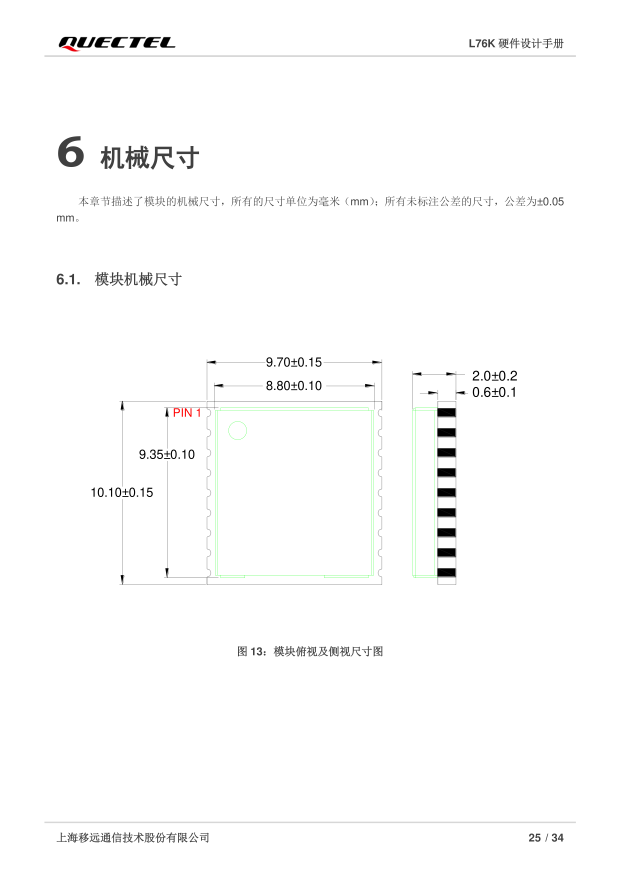
#> input picture ST909B-4G/Datasheet/pdf_render/C2916234_p26_300dpi.png, 2481 x 3508 px, found by its file name (shown at 1/4 size)
$ python p26_bumps.py
#> lines starting #> are read from the running program, lines starting #| are printed output that depends on the picture; after the words box and inside, x2 and y2 are one past the last pixel; in counts of white or black regions, pixels touching at a corner belong together
# Measure castellation bump positions on left/right edges of L76K top view + 8.80 dim lines.
import numpy as np
from PIL import Image
from scipy import ndimage

im = Image.open(r'D:\Tracker\ST909B-4G\Datasheet\pdf_render\C2916234_p26_300dpi.png').convert('RGB')
#> im is the input picture: PIL image 2481x3508 RGB; mean R, G, B 251.6, 251.7, 251.6
a = np.array(im).astype(int)
R, G, B = a[..., 0], a[..., 1], a[..., 2]
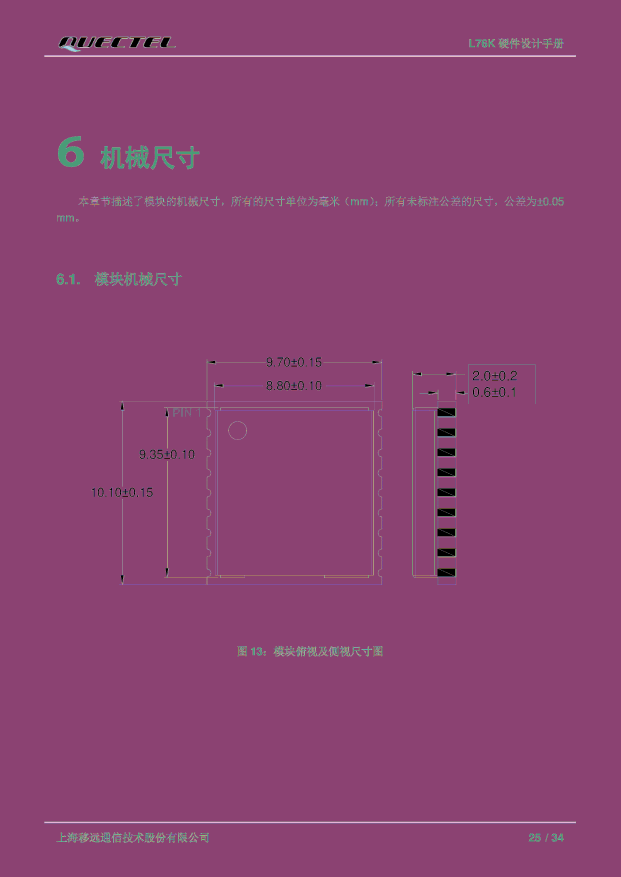
#> R: shape (3508, 2481) int64 (shown at 1/4 size); 256 distinct labels, from 0 to 255; one colour per label, 0 black
#> G: shape (3508, 2481) int64; 256 distinct labels, from 0 to 255
#> B: shape (3508, 2481) int64; 256 distinct labels, from 0 to 255
black = (R < 100) & (G < 100) & (B < 100)
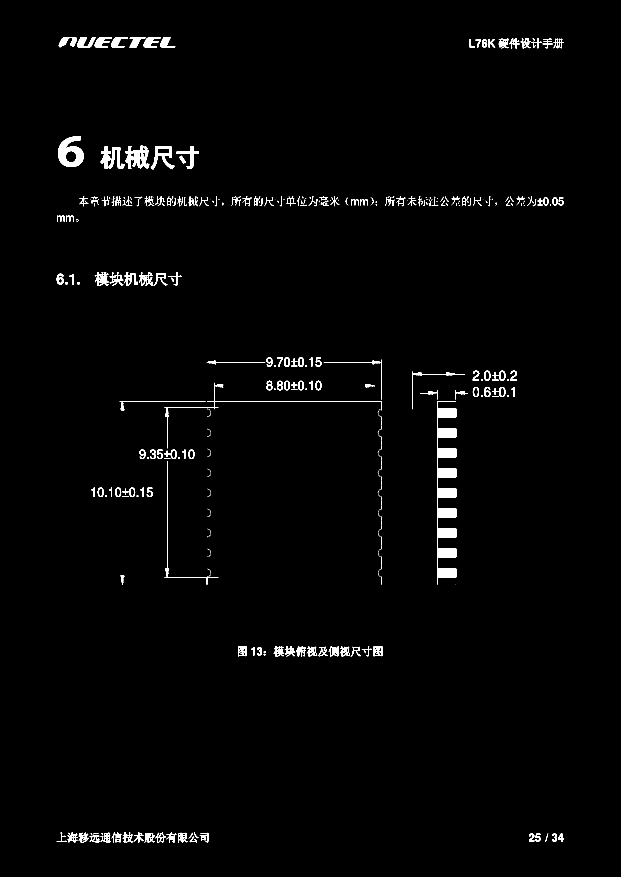
#> black: shape (3508, 2481) bool (shown at 1/4 size); 1.2% white; 712 white regions (424 under 20 px), largest, box (x1, y1, x2, y2) and area: (1750, 1604, 1825, 2339) 23659, (233, 545, 335, 668) 7071, (502, 583, 597, 676) 4429
green = (G > 120) & (R < 120) & (B < 120)
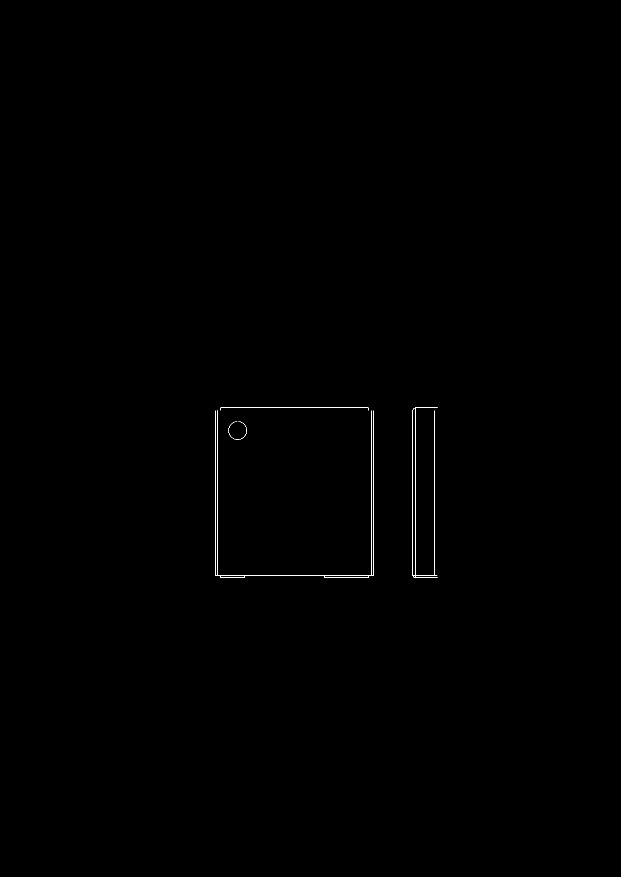
#> green: shape (3508, 2481) bool (shown at 1/4 size); 0.08% white in thin lines or dots, all inside (x1, y1, x2, y2) = (860, 1631, 1751, 2312)

SX = 636 / 9.70   # px/mm, module TL at (860, 1631)
SY = 680 / 10.10
X0, Y0 = 860, 1631
def mx(i): return i / SX
def my(i): return i / SY

# --- left edge bumps: black comps in region x [820..875] (module edge at 860), y [1600..2360]
reg = black[1600:2360, 815:876]
#> reg: shape (760, 61) bool; 1.2% white in thin lines or dots
lab, n = ndimage.label(reg)
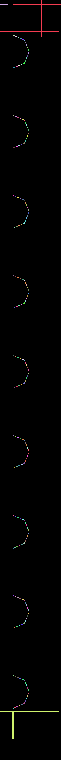
#> lab: shape (760, 61) int32; 177 distinct labels, from 0 to 176; one colour per label, 0 black
#> n = 176
sl = ndimage.find_objects(lab)
#> sl = 176 items
bumps = []
for i, s in enumerate(sl, 1):
    y0, y1 = s[0].start, s[0].stop
    x0, x1 = s[1].start, s[1].stop
    area = int((lab[s] == i).sum())
    if area < 20:
        continue
    bumps.append((y0 + 1600, y1 + 1600, x0 + 815, x1 + 815, area))
#> this loop made 176 passes
#> (y0, y1, x0, x1, area) on pass 1: (0, 37, 0, 61, 142)
#> after the loop, bumps = [(1600, 1637, 815, 876, 142), (2311, 2339, 815, 874, 113)]
print('LEFT edge black comps (page-px):')
for b in sorted(bumps):
    print('  y %d..%d (len %d = %.3f mm) x %d..%d (w %d = %.3f mm) area %d' % (
        b[0], b[1], b[1] - b[0], (b[1] - b[0]) / SY, b[2], b[3], b[3] - b[2], (b[3] - b[2]) / SX, b[4]))
#> this loop made 2 passes
#|   y 1600..1637 (len 37 = 0.550 mm) x 815..876 (w 61 = 0.930 mm) area 142
#|   y 2311..2339 (len 28 = 0.416 mm) x 815..874 (w 59 = 0.900 mm) area 113

# --- right edge bumps
reg = black[1600:2360, 1490:1545]
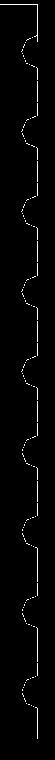
#> reg: shape (760, 55) bool; 1.8% white in thin lines or dots, all inside (x1, y1, x2, y2) = (0, 4, 38, 739)
lab, n = ndimage.label(reg)
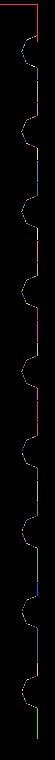
#> lab: shape (760, 55) int32; 192 distinct labels, from 0 to 191; one colour per label, 0 black
#> n = 191
sl = ndimage.find_objects(lab)
#> sl = 191 items
bumps = []
for i, s in enumerate(sl, 1):
    y0, y1 = s[0].start, s[0].stop
    x0, x1 = s[1].start, s[1].stop
    area = int((lab[s] == i).sum())
    if area < 20:
        continue
    bumps.append((y0 + 1600, y1 + 1600, x0 + 1490, x1 + 1490, area))
#> this loop made 191 passes
#> (y0, y1, x0, x1, area) on passes 1, 22, 44: (4, 42, 0, 38, 76), (81, 102, 37, 38, 21), (161, 182, 37, 38, 21)
#> after the loop, bumps = 10 items, first 6: (1604, 1642, 1490, 1528, 76), (1681, 1702, 1527, 1528, 21), (1761, 1782, 1527, 1528, 21), (1841, 1862, 1527, 1528, 21), (1921, 1942, 1527, 1528, 21), (2001, 2022, 1527, 1528, 21)
print('RIGHT edge black comps:')
for b in sorted(bumps):
    print('  y %d..%d (len %.3f mm) x %d..%d (w %.3f mm) area %d' % (
        b[0], b[1], (b[1] - b[0]) / SY, b[2], b[3], (b[3] - b[2]) / SX, b[4]))
#> this loop made 10 passes
#> b on passes 1 to 10: (1604, 1642, 1490, 1528, 76), (1681, 1702, 1527, 1528, 21), (1761, 1782, 1527, 1528, 21), (1841, 1862, 1527, 1528, 21), (1921, 1942, 1527, 1528, 21), (2001, 2022, 1527, 1528, 21), (2081, 2102, 1527, 1528, 21), (2148, 2182, 1527, 1528, 34), (2228, 2262, 1527, 1528, 34), (2308, 2339, 1527, 1528, 31)
#|   y 1604..1642 (len 0.564 mm) x 1490..1528 (w 0.580 mm) area 76
#|   y 1681..1702 (len 0.312 mm) x 1527..1528 (w 0.015 mm) area 21
#|   y 1761..1782 (len 0.312 mm) x 1527..1528 (w 0.015 mm) area 21
#|   y 1841..1862 (len 0.312 mm) x 1527..1528 (w 0.015 mm) area 21
#|   y 1921..1942 (len 0.312 mm) x 1527..1528 (w 0.015 mm) area 21
#|   y 2001..2022 (len 0.312 mm) x 1527..1528 (w 0.015 mm) area 21
#|   y 2081..2102 (len 0.312 mm) x 1527..1528 (w 0.015 mm) area 21
#|   y 2148..2182 (len 0.505 mm) x 1527..1528 (w 0.015 mm) area 34
#> (further printed lines are left out)

# --- 8.80 dim: horizontal dim line ~y 1560..1590 area above module; find vertical extension lines
# dim line was at y~ (page) 1546..1556 per full-page look; find black vertical lines x 900..1500, y 1500..1640
reg = black[1490:1640, 880:1520]
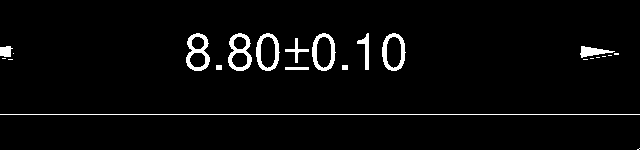
#> reg: shape (150, 640) bool; 3.5% white; 23 white regions (10 under 20 px), largest, box (x1, y1, x2, y2) and area: (0, 114, 640, 115) 640, (186, 33, 210, 71) 409, (228, 33, 252, 71) 409
colsum = reg.sum(axis=0)
#> colsum = 640 values, max 38 at index 367, min 1 at index 14, mean 5.23
on = np.nonzero(colsum > 40)[0]
#> on = empty array
print('8.80 dim vertical ext lines at page-x:', [(x + 880, '%.3f mm' % mx(x + 880 - X0)) for x in on])
#| 8.80 dim vertical ext lines at page-x: []

$ run again, with ST909B-4G/Datasheet/pdf_render/A7670_Series_Hardware_Design_V1.00_p19_300dpi.png copied over ST909B-4G/Datasheet/pdf_render/C2916234_p26_300dpi.png
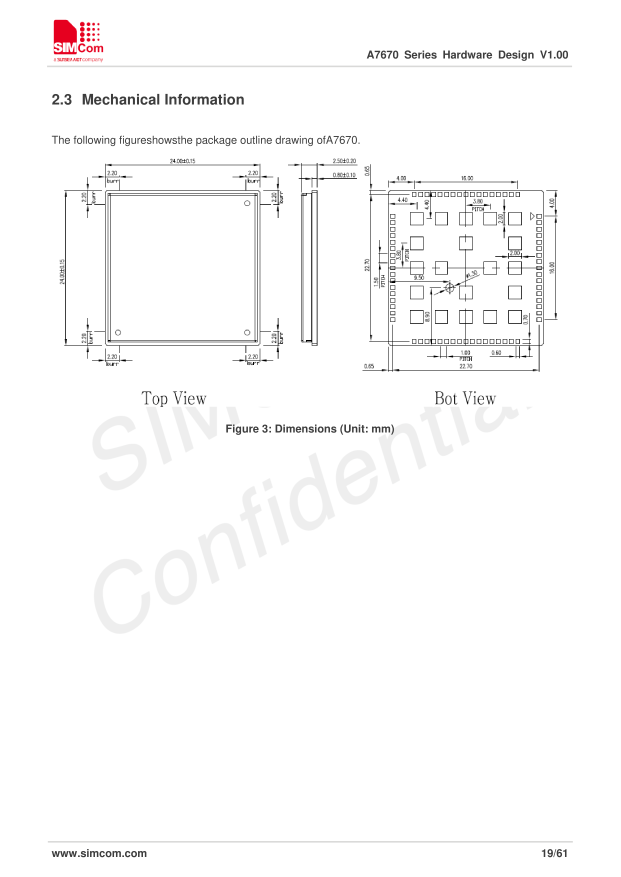
#> input picture ST909B-4G/Datasheet/pdf_render/A7670_Series_Hardware_Design_V1.00_p19_300dpi.png, 2481 x 3508 px, found by its file name (shown at 1/4 size)
#> im is the input picture: PIL image 2481x3508 RGB; mean R, G, B 250.7, 250.3, 250.4
#> R: shape (3508, 2481) int64; 205 distinct labels, from 0 to 255
#> G: shape (3508, 2481) int64; 256 distinct labels, from 0 to 255
#> B: shape (3508, 2481) int64; 239 distinct labels, from 0 to 255
#> black: shape (3508, 2481) bool; 1.5% white; 833 white regions (390 under 20 px), largest, box (x1, y1, x2, y2) and area: (431, 772, 1030, 1369) 9563, (1204, 761, 1270, 1383) 7148, (1477, 761, 2171, 1487) 6415
#> green: shape (3508, 2481) bool; every value is 0
#> `lab, n = ndimage.label(reg)`: n = 1
#> `sl = ndimage.find_objects(lab)`: sl = 1 item
#> the loop `for i, s in enumerate(sl, 1):` made 1 pass
#> (i, y0, y1, x0, x1, area) on pass 1: (1, 2, 4, 0, 2, 4)
#> after the loop `for i, s in enumerate(sl, 1):`: bumps = []
#> `reg = black[1600:2360, 1490:1545]`:
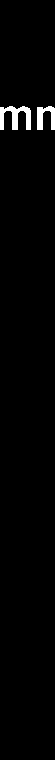
#> reg: shape (760, 55) bool; 1.6% white; 2 white regions, box (x1, y1, x2, y2) and area: (0, 106, 31, 130) 410, (37, 106, 55, 130) 265
#> `lab, n = ndimage.label(reg)`: n = 2
#> `sl = ndimage.find_objects(lab)`: sl = 2 items
#> the loop `for i, s in enumerate(sl, 1):` made 2 passes
#> (i, y0, y1, x0, x1, area) on passes 1 to 2: (1, 106, 130, 0, 31, 410), (2, 106, 130, 37, 55, 265)
#> after the loop `for i, s in enumerate(sl, 1):`: bumps = [(1706, 1730, 1490, 1521, 410), (1706, 1730, 1527, 1545, 265)]
#> the loop `for b in sorted(bumps):` made 2 passes
#> (printed output is left out)
#> colsum = 640 values from 0 to 0
#> on = empty array
#| 8.80 dim vertical ext lines at page-x: []
